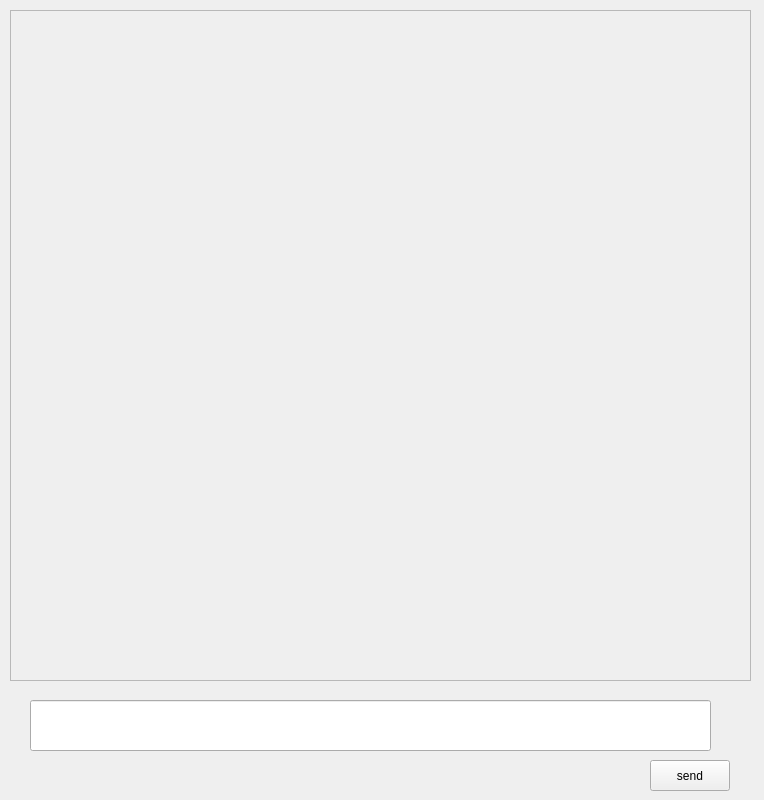
<?xml version="1.0" encoding="UTF-8"?>
<ui version="4.0">
 <class>comments</class>
 <widget class="QWidget" name="comments">
  <property name="geometry">
   <rect>
    <x>0</x>
    <y>0</y>
    <width>764</width>
    <height>800</height>
   </rect>
  </property>
  <property name="windowTitle">
   <string>Form</string>
  </property>
  <widget class="QScrollArea" name="scrollArea">
   <property name="geometry">
    <rect>
     <x>10</x>
     <y>10</y>
     <width>741</width>
     <height>671</height>
    </rect>
   </property>
   <property name="widgetResizable">
    <bool>true</bool>
   </property>
   <widget class="QWidget" name="scrollAreaWidgetContents">
    <property name="geometry">
     <rect>
      <x>0</x>
      <y>0</y>
      <width>739</width>
      <height>669</height>
     </rect>
    </property>
   </widget>
  </widget>
  <widget class="QPushButton" name="send">
   <property name="geometry">
    <rect>
     <x>650</x>
     <y>760</y>
     <width>80</width>
     <height>31</height>
    </rect>
   </property>
   <property name="text">
    <string>send</string>
   </property>
  </widget>
  <widget class="QLineEdit" name="comment_input">
   <property name="geometry">
    <rect>
     <x>30</x>
     <y>700</y>
     <width>681</width>
     <height>51</height>
    </rect>
   </property>
  </widget>
 </widget>
 <resources/>
 <connections/>
</ui>
